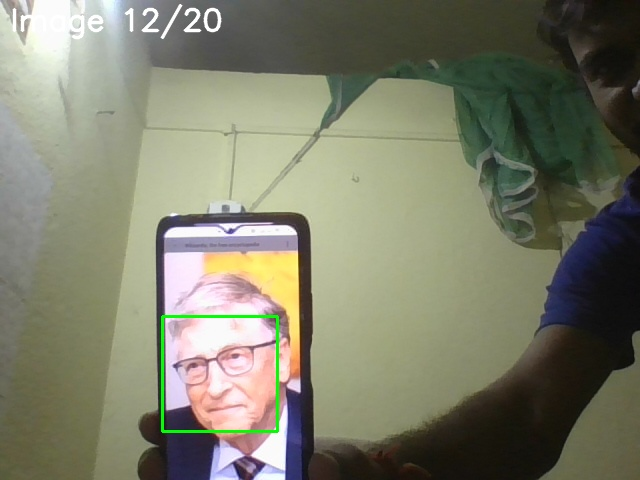
#> input picture data/Bill Gates/image_12.jpg, 640 x 480 px, given in place of the camera
$ python updateDataSetAndCreateNewModel.py
#> lines starting #> are read from the running program, lines starting #| are printed output that depends on the picture
### model.py
import cv2
import os
import numpy as np
from sklearn.preprocessing import LabelEncoder


def mainModel():

    # Path to the directory containing training images
    dataset_path = "data"

    # Create the LBPH face recognizer
    recognizer = cv2.face.LBPHFaceRecognizer_create()

    # Initialize the face detector (using Haar cascades)
    face_cascade = cv2.CascadeClassifier(cv2.data.haarcascades + 'haarcascade_frontalface_default.xml')

    # Prepare training data
    faces = []
    labels = []

    # Iterate over the dataset directory
    for person_name in os.listdir(dataset_path):
        person_path = os.path.join(dataset_path, person_name)

        # Skip if not a directory
        if not os.path.isdir(person_path):
            continue

        for image_name in os.listdir(person_path):
            image_path = os.path.join(person_path, image_name)

            # Load the image in grayscale
            image = cv2.imread(image_path, cv2.IMREAD_GRAYSCALE)

            # Detect face in the image
            faces_rects = face_cascade.detectMultiScale(image, scaleFactor=1.2, minNeighbors=5)

            for (x, y, w, h) in faces_rects:
                # Extract the face region of interest (ROI)
                face = image[y:y+w, x:x+h]

                # Append the face and label
                faces.append(face)
                labels.append(person_name)

    # Convert faces to have a consistent shape
    faces = [cv2.resize(face, (100, 100)) for face in faces]
    label_encoder = LabelEncoder()
    labels = label_encoder.fit_transform(labels)

    # Convert faces and labels to numpy arrays
    faces = np.array(faces)
    labels = np.array(labels)
    labels = np.array(labels)

    # Train the recognizer
    recognizer.train(faces, labels)

    # Save the trained model
    recognizer.save("face_recognition_model.yml")
    np.save('label_encoder.npy', label_encoder.classes_)

    print("Model trained and saved as face_recognition_model.yml")


def CreateModel():
    if os.path.exists('face_recognition_model.yml'):
        os.remove('face_recognition_model.yml')
    if os.path.exists('label_encoder.npy'):
        os.remove('label_encoder.npy')

    mainModel()


# [2 lines that do not run on import are left out]

### updateDataSetAndCreateNewModel.py
import cv2
import os
# import time
from model import CreateModel
import shutil

def TakeImage(name):
    # Initialize the camera (0 is usually the default camera)
#> called with name = 'Sayan Kumar Das'
    cap = cv2.VideoCapture(0)

    # Load the pre-trained Haar Cascade face detection model
    face_cascade = cv2.CascadeClassifier(cv2.data.haarcascades + 'haarcascade_frontalface_default.xml')

    # Check if the camera is opened successfully
    if not cap.isOpened():
        print("Failed to open the camera")
        return

    # Define the directory where you want to save the images
    save_dir = f"data/{name}"
    if not os.path.exists(save_dir):
        os.makedirs(save_dir)

    # Capture and save 20 images
    for i in range(20):
        ret, frame = cap.read()

        if ret:
            # Convert the frame to grayscale for face detection
            gray = cv2.cvtColor(frame, cv2.COLOR_BGR2GRAY)
            faces = face_cascade.detectMultiScale(gray, scaleFactor=1.1, minNeighbors=5, minSize=(30, 30))

            # Draw a rectangle around each detected face
            for (x, y, w, h) in faces:
                cv2.rectangle(frame, (x, y), (x + w, y + h), (0, 255, 0), 2)

            # Display the progress on the frame
            cv2.putText(frame, f"Image {i+1}/20", (10, 30), cv2.FONT_HERSHEY_SIMPLEX, 1, (255, 255, 255), 2, cv2.LINE_AA)

            # Display the frame in a window
            cv2.imshow('Camera', frame)

            # Define the image file name with an incremental index
            image_path = os.path.join(save_dir, f"image_{i+1}.jpg")

            # Save the image
            gray = cv2.cvtColor(frame, cv2.COLOR_BGR2GRAY)
            faces = face_cascade.detectMultiScale(gray, scaleFactor=1.1, minNeighbors=5, minSize=(30, 30))
            cv2.imwrite(image_path, frame)
            print(f"Image {i+1} saved at: {image_path}")
        else:
            print(f"Failed to capture image {i+1}")

        # Wait for 1 seconds before taking the next image
        if cv2.waitKey(1000) & 0xFF == ord('q'):
            break
#> this loop made 1 pass; (key q is pressed on pass 1)
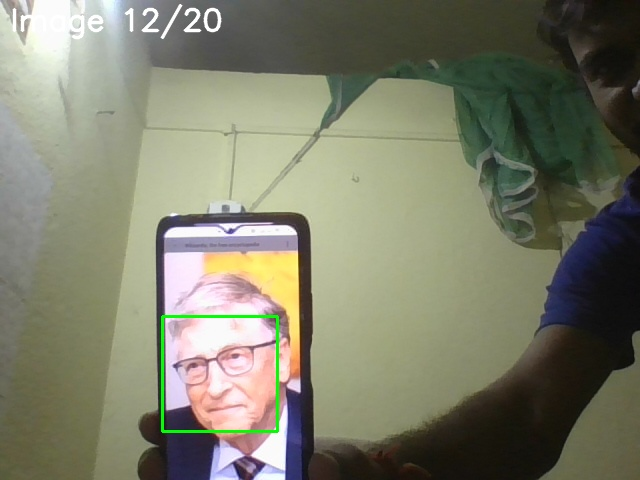
#> input picture data/Bill Gates/image_12.jpg, 640 x 480 px, given in place of the camera
#> pass 1, in TakeImage, `gray = cv2.cvtColor(frame, cv2.COLOR_BGR2GRAY)`:
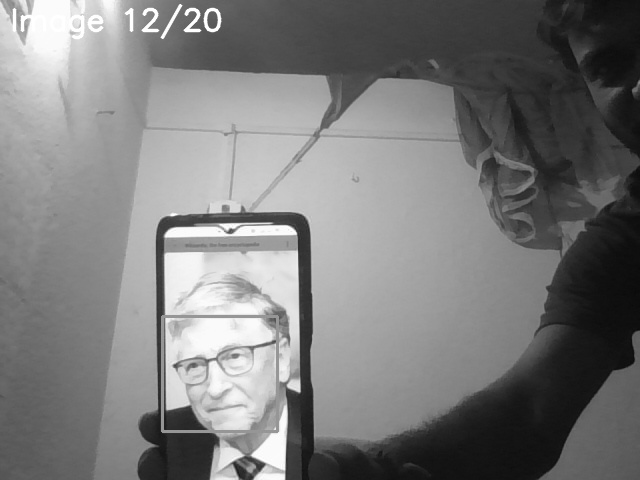
#> gray: shape (480, 640); min 10, max 255, mean 123.4
#> pass 1, in TakeImage, `cv2.imshow('Camera', frame)`:
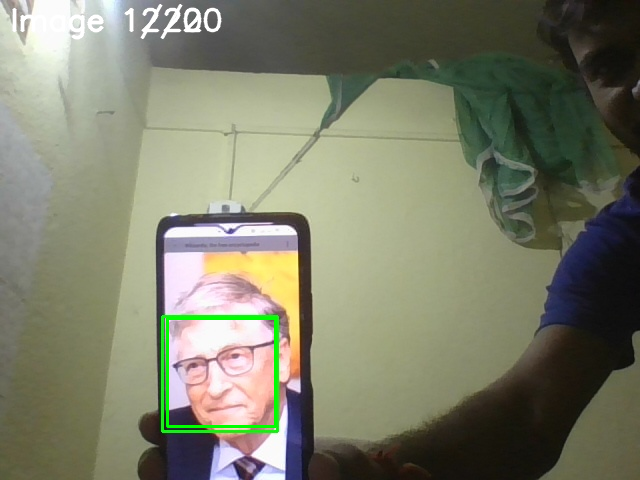
#> window 'Camera': shape (480, 640, 3); mean B, G, R 106.1, 126.3, 124.2

    # Release the camera
    cap.release()

    # Close the camera window
    cv2.destroyAllWindows()

    # Create the new model
    CreateModel()
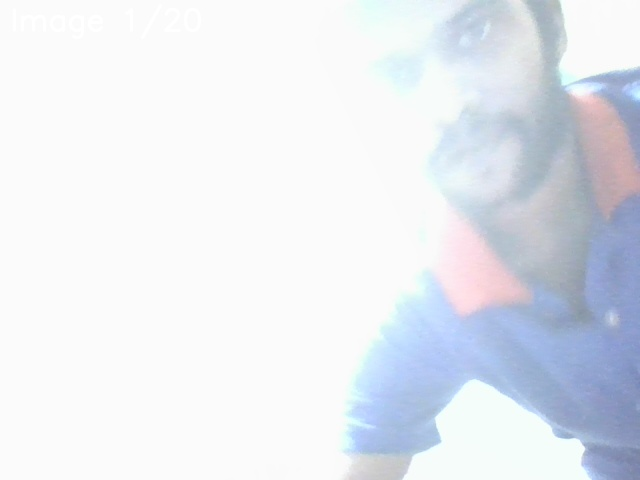
#> input picture data/Bill Gates/image_1.jpg, 640 x 480 px
#> in mainModel, `image = cv2.imread(image_path, cv2.IMREAD_GRAYSCALE)`:
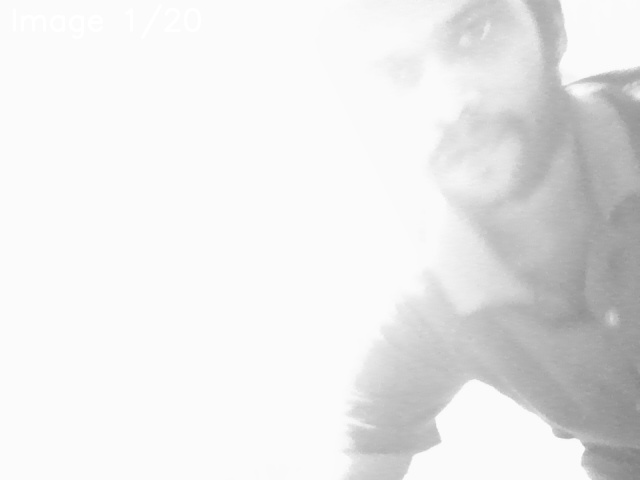
#> image: shape (480, 640); min 132, max 255, mean 233.6
#> in mainModel, `faces_rects = face_cascade.detectMultiScale(image, scaleFactor=1.2, mi..`: faces_rects = ()
#> after the loop in mainModel, `for (x, y, w, h) in faces_rects:`: faces = []
#> in mainModel, `faces = [cv2.resize(face, (100, 100)) for face in faces]`:
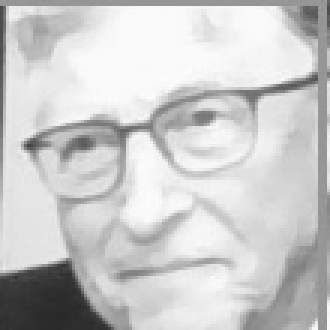
#> face: shape (110, 110) (shown 3 times larger); min 41, max 252, mean 202.2


def remove_User(username):
    path = "data"
    user_found = False

    for item in os.listdir(path):
        if item == username:
            user_found = True
            print("User found")
            try:
                full_path = os.path.join(path, username)

                # Check if it's a file or directory
                if os.path.isfile(full_path):
                    os.remove(full_path)
                    print("User file removed")
                elif os.path.isdir(full_path):
                    shutil.rmtree(full_path)
                    print("User directory removed")

            except PermissionError:
                print("Access denied. Make sure you have the necessary permissions.")
            break

    if not user_found:
        print("User not found")
    CreateModel()


if __name__ == "__main__":
    name = "Sayan Kumar Das"
    TakeImage(name)
    remove_User('Bill Gates')
